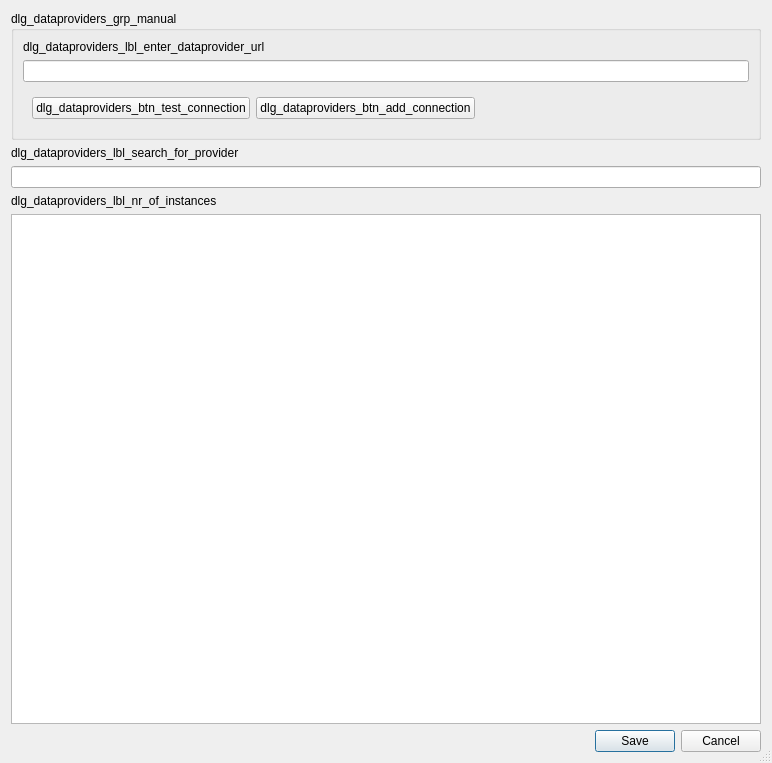
<?xml version="1.0" encoding="UTF-8"?>
<ui version="4.0">
 <class>CKANBrowserDialogDataProviders</class>
 <widget class="QDialog" name="CKANBrowserDialogDataProviders">
  <property name="geometry">
   <rect>
    <x>0</x>
    <y>0</y>
    <width>772</width>
    <height>763</height>
   </rect>
  </property>
  <property name="minimumSize">
   <size>
    <width>500</width>
    <height>500</height>
   </size>
  </property>
  <property name="baseSize">
   <size>
    <width>500</width>
    <height>500</height>
   </size>
  </property>
  <property name="windowTitle">
   <string>dlg_dataproviders_title</string>
  </property>
  <property name="sizeGripEnabled">
   <bool>true</bool>
  </property>
  <property name="modal">
   <bool>true</bool>
  </property>
  <layout class="QVBoxLayout" name="verticalLayout">
   <item>
    <widget class="QgsCollapsibleGroupBox" name="IDC_grpManualDataProvider">
     <property name="title">
      <string>dlg_dataproviders_grp_manual</string>
     </property>
     <property name="flat">
      <bool>false</bool>
     </property>
     <property name="collapsed">
      <bool>false</bool>
     </property>
     <layout class="QVBoxLayout" name="verticalLayout_2">
      <item>
       <widget class="QLabel" name="IDC_lbl_enter_dataprovider_url">
        <property name="text">
         <string>dlg_dataproviders_lbl_enter_dataprovider_url</string>
        </property>
       </widget>
      </item>
      <item>
       <widget class="QLineEdit" name="IDC_leManualUrl"/>
      </item>
      <item>
       <widget class="QWidget" name="widget" native="true">
        <layout class="QHBoxLayout" name="horizontalLayout">
         <item>
          <widget class="QPushButton" name="IDC_bTestConnection">
           <property name="text">
            <string>dlg_dataproviders_btn_test_connection</string>
           </property>
          </widget>
         </item>
         <item>
          <widget class="QPushButton" name="IDC_bAddConnection">
           <property name="text">
            <string>dlg_dataproviders_btn_add_connection</string>
           </property>
          </widget>
         </item>
         <item>
          <spacer name="horizontalSpacer">
           <property name="orientation">
            <enum>Qt::Horizontal</enum>
           </property>
           <property name="sizeHint" stdset="0">
            <size>
             <width>40</width>
             <height>20</height>
            </size>
           </property>
          </spacer>
         </item>
        </layout>
       </widget>
      </item>
     </layout>
    </widget>
   </item>
   <item>
    <widget class="QLabel" name="label">
     <property name="text">
      <string>dlg_dataproviders_lbl_search_for_provider</string>
     </property>
    </widget>
   </item>
   <item>
    <widget class="QLineEdit" name="lineEdit"/>
   </item>
   <item>
    <widget class="QLabel" name="IDC_lbInstanceCount">
     <property name="text">
      <string>dlg_dataproviders_lbl_nr_of_instances</string>
     </property>
    </widget>
   </item>
   <item>
    <widget class="QListView" name="IDC_listProviders">
     <property name="contextMenuPolicy">
      <enum>Qt::ActionsContextMenu</enum>
     </property>
     <property name="alternatingRowColors">
      <bool>true</bool>
     </property>
     <property name="wordWrap">
      <bool>true</bool>
     </property>
    </widget>
   </item>
   <item>
    <widget class="QDialogButtonBox" name="buttonBox">
     <property name="orientation">
      <enum>Qt::Horizontal</enum>
     </property>
     <property name="standardButtons">
      <set>QDialogButtonBox::Cancel|QDialogButtonBox::Save</set>
     </property>
     <property name="centerButtons">
      <bool>false</bool>
     </property>
    </widget>
   </item>
  </layout>
 </widget>
 <customwidgets>
  <customwidget>
   <class>QgsCollapsibleGroupBox</class>
   <extends>QGroupBox</extends>
   <header>qgscollapsiblegroupbox.h</header>
   <container>1</container>
  </customwidget>
 </customwidgets>
 <resources/>
 <connections>
  <connection>
   <sender>buttonBox</sender>
   <signal>accepted()</signal>
   <receiver>CKANBrowserDialogDataProviders</receiver>
   <slot>accept()</slot>
   <hints>
    <hint type="sourcelabel">
     <x>227</x>
     <y>729</y>
    </hint>
    <hint type="destinationlabel">
     <x>157</x>
     <y>274</y>
    </hint>
   </hints>
  </connection>
  <connection>
   <sender>buttonBox</sender>
   <signal>rejected()</signal>
   <receiver>CKANBrowserDialogDataProviders</receiver>
   <slot>reject()</slot>
   <hints>
    <hint type="sourcelabel">
     <x>295</x>
     <y>735</y>
    </hint>
    <hint type="destinationlabel">
     <x>286</x>
     <y>274</y>
    </hint>
   </hints>
  </connection>
  <connection>
   <sender>lineEdit</sender>
   <signal>textChanged(QString)</signal>
   <receiver>CKANBrowserDialogDataProviders</receiver>
   <slot>searchTermChanged(QString)</slot>
   <hints>
    <hint type="sourcelabel">
     <x>330</x>
     <y>185</y>
    </hint>
    <hint type="destinationlabel">
     <x>387</x>
     <y>171</y>
    </hint>
   </hints>
  </connection>
  <connection>
   <sender>buttonBox</sender>
   <signal>accepted()</signal>
   <receiver>CKANBrowserDialogDataProviders</receiver>
   <slot>save_btn_clicked()</slot>
   <hints>
    <hint type="sourcelabel">
     <x>610</x>
     <y>733</y>
    </hint>
    <hint type="destinationlabel">
     <x>516</x>
     <y>750</y>
    </hint>
   </hints>
  </connection>
  <connection>
   <sender>IDC_bTestConnection</sender>
   <signal>clicked()</signal>
   <receiver>CKANBrowserDialogDataProviders</receiver>
   <slot>btn_clicked_test_connection()</slot>
   <hints>
    <hint type="sourcelabel">
     <x>50</x>
     <y>115</y>
    </hint>
    <hint type="destinationlabel">
     <x>2</x>
     <y>114</y>
    </hint>
   </hints>
  </connection>
  <connection>
   <sender>IDC_bAddConnection</sender>
   <signal>clicked()</signal>
   <receiver>CKANBrowserDialogDataProviders</receiver>
   <slot>btn_clicked_add_connection()</slot>
   <hints>
    <hint type="sourcelabel">
     <x>368</x>
     <y>112</y>
    </hint>
    <hint type="destinationlabel">
     <x>0</x>
     <y>89</y>
    </hint>
   </hints>
  </connection>
 </connections>
 <slots>
  <slot>searchTermChanged(QString)</slot>
  <slot>save_btn_clicked()</slot>
  <slot>btn_clicked_test_connection()</slot>
  <slot>btn_clicked_add_connection()</slot>
 </slots>
</ui>
